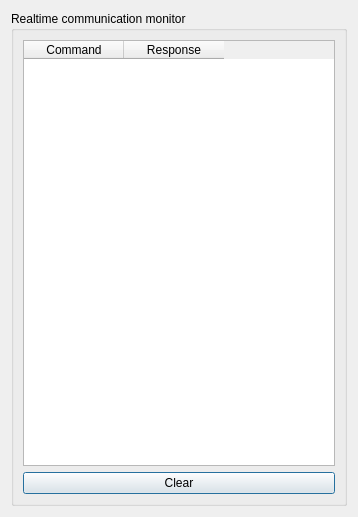
<?xml version="1.0" encoding="UTF-8"?>
<ui version="4.0">
 <class>CommunicationsMonitor</class>
 <widget class="QDialog" name="CommunicationsMonitor">
  <property name="geometry">
   <rect>
    <x>0</x>
    <y>0</y>
    <width>358</width>
    <height>517</height>
   </rect>
  </property>
  <property name="windowTitle">
   <string>Communications Monitor</string>
  </property>
  <layout class="QVBoxLayout" name="verticalLayout_3">
   <item>
    <widget class="QGroupBox" name="groupBox_2">
     <property name="title">
      <string>Realtime communication monitor</string>
     </property>
     <layout class="QGridLayout" name="gridLayout">
      <item row="0" column="0">
       <widget class="QTableWidget" name="table_gcode_log">
        <column>
         <property name="text">
          <string>Command</string>
         </property>
        </column>
        <column>
         <property name="text">
          <string>Response</string>
         </property>
        </column>
       </widget>
      </item>
      <item row="1" column="0">
       <widget class="QPushButton" name="push_clear">
        <property name="text">
         <string>Clear</string>
        </property>
       </widget>
      </item>
     </layout>
    </widget>
   </item>
  </layout>
 </widget>
 <resources/>
 <connections/>
</ui>
